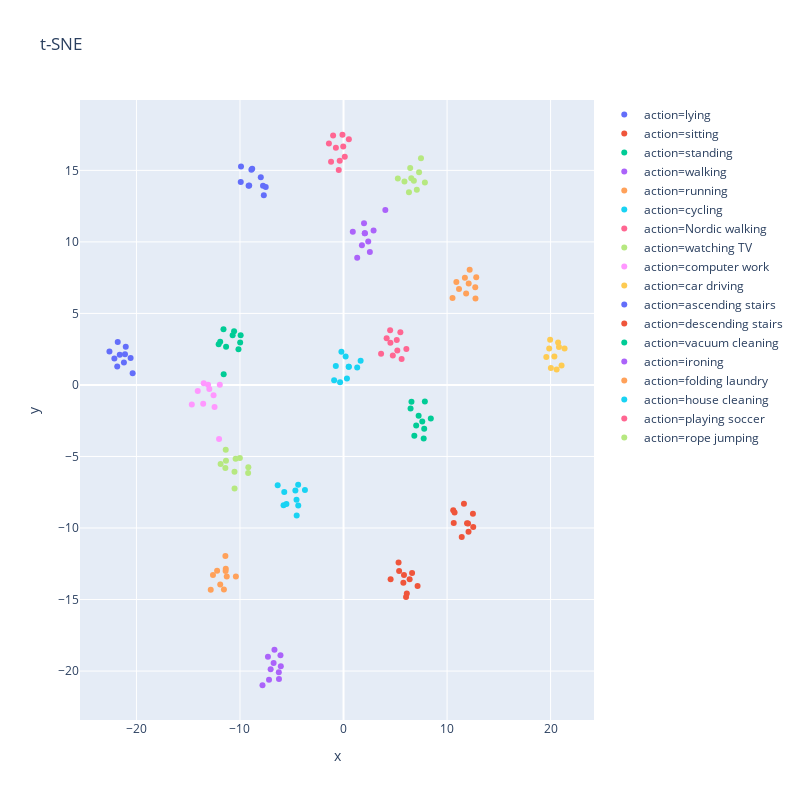

Source (notebook cell):
### Code cell
val_actions, val_labels, val_lm = get_action_vector(ae_model, skel_dt, device, class_ids=range(18), class_names=dataReader.idToLabel)
tsne_skel_plot = plot_tnse(val_actions, val_labels, val_lm)

### Figure 1 — Plotly figure (JSON) as saved in the notebook; plotly's stock layout.template omitted (floating-point values rounded to 4 significant figures)
{"data": [{"hoverlabel": {"namelength": 0}, "hovertemplate": "action=lying<br>x=%{x}<br>y=%{y}", "legendgroup": "action=lying", "marker": {"color": "#636efa", "symbol": "circle"}, "mode": "markers", "name": "action=lying", "showlegend": true, "type": "scatter", "x": [-22.13, -21.21, -21.61, -21.03, -20.56, -21.81, -22.61, -20.37, -21.11, -21.86], "xaxis": "x", "y": [1.843, 1.565, 2.113, 2.666, 1.876, 2.995, 2.346, 0.8106, 2.141, 1.292], "yaxis": "y"}, {"hoverlabel": {"namelength": 0}, "hovertemplate": "action=sitting<br>x=%{x}<br>y=%{y}", "legendgroup": "action=sitting", "marker": {"color": "#EF553B", "symbol": "circle"}, "mode": "markers", "name": "action=sitting", "showlegend": true, "type": "scatter", "x": [4.546, 6.111, 6.037, 5.84, 5.315, 5.37, 6.621, 6.384, 7.152, 5.778], "xaxis": "x", "y": [-13.59, -14.58, -14.82, -13.29, -12.41, -13.01, -13.15, -13.58, -14.05, -13.82], "yaxis": "y"}, {"hoverlabel": {"namelength": 0}, "hovertemplate": "action=standing<br>x=%{x}<br>y=%{y}", "legendgroup": "action=standing", "marker": {"color": "#00cc96", "symbol": "circle"}, "mode": "markers", "name": "action=standing", "showlegend": true, "type": "scatter", "x": [-10.71, -11.91, -9.936, -11.58, -9.983, -12.06, -11.59, -10.57, -11.34, -10.15], "xaxis": "x", "y": [3.474, 3.026, 3.476, 0.754, 2.965, 2.85, 3.888, 3.759, 2.667, 2.5], "yaxis": "y"}, {"hoverlabel": {"namelength": 0}, "hovertemplate": "action=walking<br>x=%{x}<br>y=%{y}", "legendgroup": "action=walking", "marker": {"color": "#ab63fa", "symbol": "circle"}, "mode": "markers", "name": "action=walking", "showlegend": true, "type": "scatter", "x": [4.037, 0.8942, 1.775, 2.386, 2.056, 2.056, 2.542, 1.978, 1.32, 2.903], "xaxis": "x", "y": [12.22, 10.71, 9.769, 10.03, 10.6, 10.6, 9.294, 11.29, 8.888, 10.8], "yaxis": "y"}, {"hoverlabel": {"namelength": 0}, "hovertemplate": "action=running<br>x=%{x}<br>y=%{y}", "legendgroup": "action=running", "marker": {"color": "#FFA15A", "symbol": "circle"}, "mode": "markers", "name": "action=running", "showlegend": true, "type": "scatter", "x": [11.72, 11.84, 11.15, 10.9, 12.72, 12.74, 12.18, 10.53, 12.09, 12.82], "xaxis": "x", "y": [7.491, 6.384, 6.715, 7.198, 6.83, 6.045, 8.059, 6.076, 7.096, 7.535], "yaxis": "y"}, {"hoverlabel": {"namelength": 0}, "hovertemplate": "action=cycling<br>x=%{x}<br>y=%{y}", "legendgroup": "action=cycling", "marker": {"color": "#19d3f3", "symbol": "circle"}, "mode": "markers", "name": "action=cycling", "showlegend": true, "type": "scatter", "x": [-0.7455, -0.3324, 1.319, 0.3285, -0.9057, 1.652, 0.5052, 0.5052, -0.2049, 0.2036], "xaxis": "x", "y": [1.324, 0.1926, 1.222, 0.4484, 0.3247, 1.699, 1.27, 1.27, 2.326, 1.983], "yaxis": "y"}, {"hoverlabel": {"namelength": 0}, "hovertemplate": "action=Nordic walking<br>x=%{x}<br>y=%{y}", "legendgroup": "action=Nordic walking", "marker": {"color": "#FF6692", "symbol": "circle"}, "mode": "markers", "name": "action=Nordic walking", "showlegend": true, "type": "scatter", "x": [4.502, 5.141, 4.164, 5.197, 6.068, 5.609, 3.628, 5.49, 4.527, 4.762], "xaxis": "x", "y": [3.823, 3.139, 3.262, 2.4, 2.51, 1.817, 2.187, 3.683, 2.947, 2.059], "yaxis": "y"}, {"hoverlabel": {"namelength": 0}, "hovertemplate": "action=watching TV<br>x=%{x}<br>y=%{y}", "legendgroup": "action=watching TV", "marker": {"color": "#B6E880", "symbol": "circle"}, "mode": "markers", "name": "action=watching TV", "showlegend": true, "type": "scatter", "x": [-11.87, -10.01, -9.195, -10.52, -11.38, -10.42, -10.53, -9.213, -11.35, -11.41], "xaxis": "x", "y": [-5.521, -5.107, -5.761, -7.235, -4.533, -5.162, -6.06, -6.147, -5.301, -5.803], "yaxis": "y"}, {"hoverlabel": {"namelength": 0}, "hovertemplate": "action=computer work<br>x=%{x}<br>y=%{y}", "legendgroup": "action=computer work", "marker": {"color": "#FF97FF", "symbol": "circle"}, "mode": "markers", "name": "action=computer work", "showlegend": true, "type": "scatter", "x": [-13.55, -14.08, -12.96, -13.5, -12.46, -11.95, -14.65, -12.02, -13.08, -12.55], "xaxis": "x", "y": [-1.311, -0.4305, -0.2921, 0.1241, -1.548, 0.01643, -1.373, -3.772, 0.01168, -0.7238], "yaxis": "y"}, {"hoverlabel": {"namelength": 0}, "hovertemplate": "action=car driving<br>x=%{x}<br>y=%{y}", "legendgroup": "action=car driving", "marker": {"color": "#FECB52", "symbol": "circle"}, "mode": "markers", "name": "action=car driving", "showlegend": true, "type": "scatter", "x": [19.95, 20.03, 19.59, 20.72, 20.37, 21.06, 21.35, 20.81, 19.87, 20.58], "xaxis": "x", "y": [3.151, 1.176, 1.961, 2.96, 1.992, 1.357, 2.541, 2.645, 2.555, 1.082], "yaxis": "y"}, {"hoverlabel": {"namelength": 0}, "hovertemplate": "action=ascending stairs<br>x=%{x}<br>y=%{y}", "legendgroup": "action=ascending stairs", "marker": {"color": "#636efa", "symbol": "circle"}, "mode": "markers", "name": "action=ascending stairs", "showlegend": true, "type": "scatter", "x": [-7.776, -7.699, -9.169, -7.991, -7.515, -8.821, -9.902, -9.927, -9.109, -8.9], "xaxis": "x", "y": [13.93, 13.27, 13.93, 14.52, 13.84, 15.11, 15.27, 14.18, 13.93, 15.05], "yaxis": "y"}, {"hoverlabel": {"namelength": 0}, "hovertemplate": "action=descending stairs<br>x=%{x}<br>y=%{y}", "legendgroup": "action=descending stairs", "marker": {"color": "#EF553B", "symbol": "circle"}, "mode": "markers", "name": "action=descending stairs", "showlegend": true, "type": "scatter", "x": [11.93, 11.42, 11.63, 10.64, 12.5, 10.73, 10.59, 12.03, 12.53, 12.07], "xaxis": "x", "y": [-9.667, -10.64, -8.305, -9.65, -8.998, -8.91, -8.759, -9.69, -9.933, -10.27], "yaxis": "y"}, {"hoverlabel": {"namelength": 0}, "hovertemplate": "action=vacuum cleaning<br>x=%{x}<br>y=%{y}", "legendgroup": "action=vacuum cleaning", "marker": {"color": "#00cc96", "symbol": "circle"}, "mode": "markers", "name": "action=vacuum cleaning", "showlegend": true, "type": "scatter", "x": [7.016, 7.854, 7.253, 7.792, 7.606, 7.742, 6.839, 6.562, 6.474, 8.43], "xaxis": "x", "y": [-2.842, -1.159, -2.159, -3.055, -2.548, -3.745, -3.555, -1.174, -1.639, -2.351], "yaxis": "y"}, {"hoverlabel": {"namelength": 0}, "hovertemplate": "action=ironing<br>x=%{x}<br>y=%{y}", "legendgroup": "action=ironing", "marker": {"color": "#ab63fa", "symbol": "circle"}, "mode": "markers", "name": "action=ironing", "showlegend": true, "type": "scatter", "x": [-7.04, -6.671, -6.058, -6.249, -6.09, -6.235, -7.195, -7.827, -7.301, -6.752], "xaxis": "x", "y": [-19.87, -18.51, -19.66, -20.09, -18.9, -20.56, -20.62, -20.99, -19.0, -19.44], "yaxis": "y"}, {"hoverlabel": {"namelength": 0}, "hovertemplate": "action=folding laundry<br>x=%{x}<br>y=%{y}", "legendgroup": "action=folding laundry", "marker": {"color": "#FFA15A", "symbol": "circle"}, "mode": "markers", "name": "action=folding laundry", "showlegend": true, "type": "scatter", "x": [-10.4, -12.83, -11.28, -11.55, -11.37, -12.61, -12.21, -11.41, -11.91, -11.39], "xaxis": "x", "y": [-13.39, -14.32, -13.39, -14.3, -12.84, -13.28, -12.99, -11.97, -13.96, -13.01], "yaxis": "y"}, {"hoverlabel": {"namelength": 0}, "hovertemplate": "action=house cleaning<br>x=%{x}<br>y=%{y}", "legendgroup": "action=house cleaning", "marker": {"color": "#19d3f3", "symbol": "circle"}, "mode": "markers", "name": "action=house cleaning", "showlegend": true, "type": "scatter", "x": [-3.728, -6.359, -5.723, -4.652, -4.525, -4.373, -5.793, -5.515, -4.539, -4.381], "xaxis": "x", "y": [-7.338, -7.005, -7.49, -7.384, -9.123, -8.425, -8.404, -8.328, -8.027, -6.97], "yaxis": "y"}, {"hoverlabel": {"namelength": 0}, "hovertemplate": "action=playing soccer<br>x=%{x}<br>y=%{y}", "legendgroup": "action=playing soccer", "marker": {"color": "#FF6692", "symbol": "circle"}, "mode": "markers", "name": "action=playing soccer", "showlegend": true, "type": "scatter", "x": [-0.4582, -0.0278, -1.205, -1.412, -0.3681, 0.5135, 0.121, -0.7375, -0.104, -1.007], "xaxis": "x", "y": [15.03, 16.66, 15.6, 16.88, 15.67, 17.18, 15.95, 16.57, 17.49, 17.44], "yaxis": "y"}, {"hoverlabel": {"namelength": 0}, "hovertemplate": "action=rope jumping<br>x=%{x}<br>y=%{y}", "legendgroup": "action=rope jumping", "marker": {"color": "#B6E880", "symbol": "circle"}, "mode": "markers", "name": "action=rope jumping", "showlegend": true, "type": "scatter", "x": [7.858, 7.078, 7.48, 5.245, 6.32, 6.544, 6.794, 6.44, 7.295, 5.885], "xaxis": "x", "y": [14.16, 13.65, 15.84, 14.43, 13.47, 14.44, 14.28, 15.17, 14.87, 14.22], "yaxis": "y"}], "layout": {"height": 800, "legend": {"tracegroupgap": 0}, "title": {"text": "t-SNE"}, "width": 800, "xaxis": {"anchor": "y", "domain": [0, 1], "title": {"text": "x"}}, "yaxis": {"anchor": "x", "domain": [0, 1], "title": {"text": "y"}}}}
